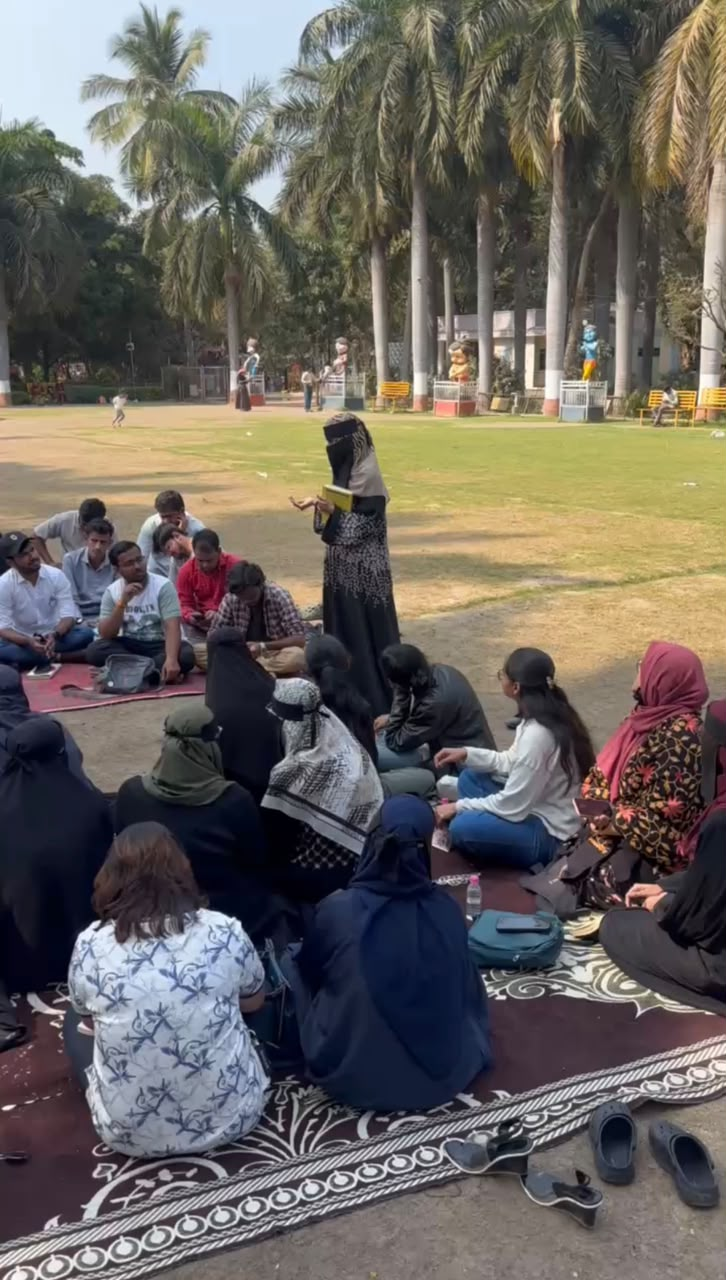
#> input picture img/original/WhatsApp Image 2026-11-05 at 6.45.08 PM (4).jpeg, 726 x 1280 px; its folder holds only this picture in this run
$ python enhance_images.py
#> lines starting #> are read from the running program, lines starting #| are printed output that depends on the picture
"""
Professional Image Enhancement & Preparation for Readers of Aurangabad.
Genuine image processing: exposure correction, color grading, sharpening,
smart cropping, and multi-format output.

This creates properly sized images for each website placement.
"""
from PIL import Image, ImageFilter, ImageEnhance, ImageStat
import os
import sys

BASE = os.path.dirname(os.path.dirname(os.path.abspath(__file__)))
ORIG_DIR = os.path.join(BASE, 'img', 'original')
OUT_DIR = os.path.join(BASE, 'public', 'images', 'edited')

# Also mirror to img/edited for reference
IMG_EDIT_DIR = os.path.join(BASE, 'img', 'edited')

def ensure_dir(path):
    os.makedirs(path, exist_ok=True)

def analyze_image(img):
    """Analyze image for brightness, contrast, and color cast."""
    stat = ImageStat.Stat(img)
    means = stat.mean[:3]
    avg_brightness = sum(means) / 3
    # Detect color cast
    r, g, b = means
    avg = avg_brightness
    r_cast = (r - avg) / max(avg, 1)
    g_cast = (g - avg) / max(avg, 1)
    b_cast = (b - avg) / max(avg, 1)
    return {
        'brightness': avg_brightness,
        'r_mean': r, 'g_mean': g, 'b_mean': b,
        'r_cast': r_cast, 'g_cast': g_cast, 'b_cast': b_cast,
        'stddev': stat.stddev[:3]
    }

def enhance_image(img):
    """Apply professional-grade enhancement."""
    analysis = analyze_image(img)
    result = img.copy()

    # 1. Exposure correction: target brightness ~115-130
    brightness = analysis['brightness']
    if brightness < 90:
        factor = min(1.4, 120 / max(brightness, 30))
        result = ImageEnhance.Brightness(result).enhance(factor)
    elif brightness > 170:
        factor = max(0.75, 130 / max(brightness, 50))
        result = ImageEnhance.Brightness(result).enhance(factor)

    # 2. Contrast enhancement
    std_avg = sum(analysis['stddev']) / 3
    if std_avg < 45:
        result = ImageEnhance.Contrast(result).enhance(1.15)
    elif std_avg > 80:
        result = ImageEnhance.Contrast(result).enhance(0.95)
    else:
        result = ImageEnhance.Contrast(result).enhance(1.05)

    # 3. Color correction: reduce blue/cold cast, warm up slightly
    if analysis['b_cast'] > 0.05:
        # Image has blue cast - warm it up
        result = ImageEnhance.Color(result).enhance(1.05)

    # 4. Warm editorial color grading
    # Slight warmth boost (increase saturation gently, shift toward warm)
    result = ImageEnhance.Color(result).enhance(1.08)

    # 5. Sharpening (subtle, not over-sharpened)
    result = result.filter(ImageFilter.UnsharpMask(radius=1.5, percent=80, threshold=3))

    return result

def smart_crop_top(img, target_w, target_h, focus='top-third'):
    """Smart crop that preserves the top portion (faces, heads)."""
    w, h = img.size
    target_ratio = target_w / target_h
    current_ratio = w / h

    if abs(current_ratio - target_ratio) < 0.02:
        return img.resize((target_w, target_h), Image.LANCZOS)

    if current_ratio > target_ratio:
        # Image is wider than needed - crop sides, keep center
        new_w = int(h * target_ratio)
        left = (w - new_w) // 2
        cropped = img.crop((left, 0, left + new_w, h))
    else:
        # Image is taller than needed - crop bottom, keep top (faces)
        new_h = int(w / target_ratio)
        if focus == 'top-third':
            top = 0  # Keep top
        elif focus == 'center':
            top = max(0, (h - new_h) // 2)
        else:
            top = 0
        cropped = img.crop((0, top, w, top + new_h))

    return cropped.resize((target_w, target_h), Image.LANCZOS)

def save_webp(img, path, quality=82):
    """Save as high-quality WebP."""
    img.save(path, 'WEBP', quality=quality, method=6)

# ── Map original files to their best use ──
# Based on visual inspection from audit: identify the best group/landscape photos
# WhatsApp originals: mix of portrait (0.57 ratio), landscape (1.33-1.84), square (1.0)

print("="*60)
print("  READERS OF AURANGABAD — IMAGE ENHANCEMENT PIPELINE")
print("="*60)

# Scan originals
originals = sorted([f for f in os.listdir(ORIG_DIR) if f.lower().endswith(('.jpg', '.jpeg', '.png', '.webp'))])
print(f"\n  Found {len(originals)} original images")

# Create output directories
subdirs = ['hero', 'community', 'gatherings', 'gallery', 'journal', 'cards', 'mobile']
for sd in subdirs:
    ensure_dir(os.path.join(OUT_DIR, sd))
    ensure_dir(os.path.join(IMG_EDIT_DIR, sd))

# ── Categorize originals by aspect ratio and content ──
landscapes = []  # ratio > 1.2
squares = []     # ratio ~1.0
portraits = []   # ratio < 0.8

for f in originals:
    fp = os.path.join(ORIG_DIR, f)
    try:
        img = Image.open(fp)
#> img is the input picture: PIL image 726x1280 RGB; mean R, G, B 104.9, 99.6, 94.3
        w, h = img.size
#> w = 726; h = 1280
        ratio = w / h
#> ratio = 0.567
        entry = {'file': f, 'path': fp, 'w': w, 'h': h, 'ratio': ratio}
        if ratio > 1.2:
            landscapes.append(entry)
        elif ratio < 0.8:
            portraits.append(entry)
        else:
            squares.append(entry)
    except:
        pass

print(f"  Landscapes: {len(landscapes)}, Squares: {len(squares)}, Portraits: {len(portraits)}")
#|   Landscapes: 0, Squares: 0, Portraits: 1

# Sort landscapes by resolution (highest first for hero)
landscapes.sort(key=lambda x: x['w'] * x['h'], reverse=True)
squares.sort(key=lambda x: x['w'] * x['h'], reverse=True)
portraits.sort(key=lambda x: x['w'] * x['h'], reverse=True)

processed_count = 0

# ── 1. HERO IMAGES ──
# Use the best landscape for hero (widest, highest-res)
print("\n▶ Processing HERO images...")
if landscapes:
    # Primary hero: widest landscape
    hero_src = landscapes[0]
    img = Image.open(hero_src['path']).convert('RGB')
    img = enhance_image(img)

    # Desktop hero: 1920x800
    hero_desktop = smart_crop_top(img, 1920, 800, 'top-third')
    save_webp(hero_desktop, os.path.join(OUT_DIR, 'hero', 'hero-main-desktop.webp'), quality=85)
    save_webp(hero_desktop, os.path.join(IMG_EDIT_DIR, 'hero', 'hero-main-desktop.webp'), quality=85)
    print(f"  ✓ hero-main-desktop.webp (1920x800) from {hero_src['file']}")
    processed_count += 1

    # Tablet hero: 1024x600
    hero_tablet = smart_crop_top(img, 1024, 600, 'top-third')
    save_webp(hero_tablet, os.path.join(OUT_DIR, 'hero', 'hero-main-tablet.webp'), quality=82)
    save_webp(hero_tablet, os.path.join(IMG_EDIT_DIR, 'hero', 'hero-main-tablet.webp'), quality=82)
    print(f"  ✓ hero-main-tablet.webp (1024x600)")
    processed_count += 1

    # Mobile hero: 640x480
    hero_mobile = smart_crop_top(img, 640, 480, 'top-third')
    save_webp(hero_mobile, os.path.join(OUT_DIR, 'hero', 'hero-main-mobile.webp'), quality=80)
    save_webp(hero_mobile, os.path.join(IMG_EDIT_DIR, 'hero', 'hero-main-mobile.webp'), quality=80)
    print(f"  ✓ hero-main-mobile.webp (640x480)")
    processed_count += 1

# Secondary hero from second landscape or best portrait
if len(landscapes) > 1:
    hero2_src = landscapes[1]
    img = Image.open(hero2_src['path']).convert('RGB')
    img = enhance_image(img)
    hero2 = smart_crop_top(img, 1200, 700, 'top-third')
    save_webp(hero2, os.path.join(OUT_DIR, 'hero', 'hero-secondary.webp'), quality=82)
    save_webp(hero2, os.path.join(IMG_EDIT_DIR, 'hero', 'hero-secondary.webp'), quality=82)
    print(f"  ✓ hero-secondary.webp (1200x700) from {hero2_src['file']}")
    processed_count += 1

# Hero portrait card (for the right column of homepage hero)
if portraits:
    # Use highest-res portrait
    portrait_src = portraits[0]
    img = Image.open(portrait_src['path']).convert('RGB')
    img = enhance_image(img)
#> in analyze_image, `means = stat.mean[:3]`: means = [104.9, 99.63, 94.33]
#> in analyze_image, `avg_brightness = sum(means) / 3`: avg_brightness = 99.62
#> in analyze_image, `r, g, b = means`: r = 104.9; g = 99.63; b = 94.33
#> in analyze_image, `avg = avg_brightness`: avg = 99.62
#> in analyze_image, `r_cast = (r - avg) / max(avg, 1)`: r_cast = 0.053
#> in analyze_image, `g_cast = (g - avg) / max(avg, 1)`: g_cast = 0.000152
#> in analyze_image, `b_cast = (b - avg) / max(avg, 1)`: b_cast = -0.0531
#> in enhance_image, `analysis = analyze_image(img)`: analysis = {'brightness': 99.62, 'r_mean': 104.9, 'g_mean': 99.63, 'b_mean': 94.33, 'r_cast': 0.053, 'g_cast': 0.000152, 'b_cast': -0.0531, 'stddev': [64.54, 61.18, 53.61]}
#> in enhance_image, `brightness = analysis['brightness']`: brightness = 99.62
#> in enhance_image, `std_avg = sum(analysis['stddev']) / 3`: std_avg = 59.77

    # Portrait card: 500x650
    portrait_card = smart_crop_top(img, 500, 650, 'top-third')
#> in smart_crop_top, `cropped = img.crop((0, top, w, top + new_h))`:
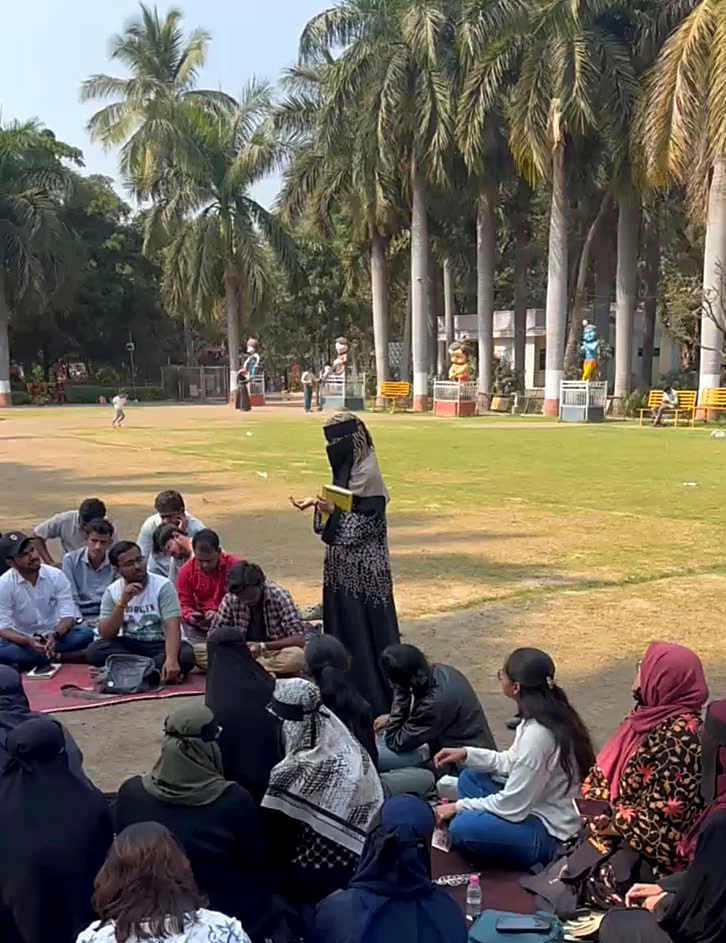
#> cropped: PIL image 726x943 RGB; mean R, G, B 108.8, 101.6, 89.3
    save_webp(portrait_card, os.path.join(OUT_DIR, 'hero', 'hero-portrait-card.webp'), quality=82)
    save_webp(portrait_card, os.path.join(IMG_EDIT_DIR, 'hero', 'hero-portrait-card.webp'), quality=82)
    print(f"  ✓ hero-portrait-card.webp (500x650) from {portrait_src['file']}")
#|   ✓ hero-portrait-card.webp (500x650) from WhatsApp Image 2026-11-05 at 6.45.08 PM (4).jpeg
    processed_count += 1

    # Mobile portrait: 400x500
    portrait_mobile = smart_crop_top(img, 400, 500, 'top-third')
#> call 2 of smart_crop_top, with target_w = 400, target_h = 500, focus = 'top-third'
#> in smart_crop_top (call 2), `cropped = img.crop((0, top, w, top + new_h))`:
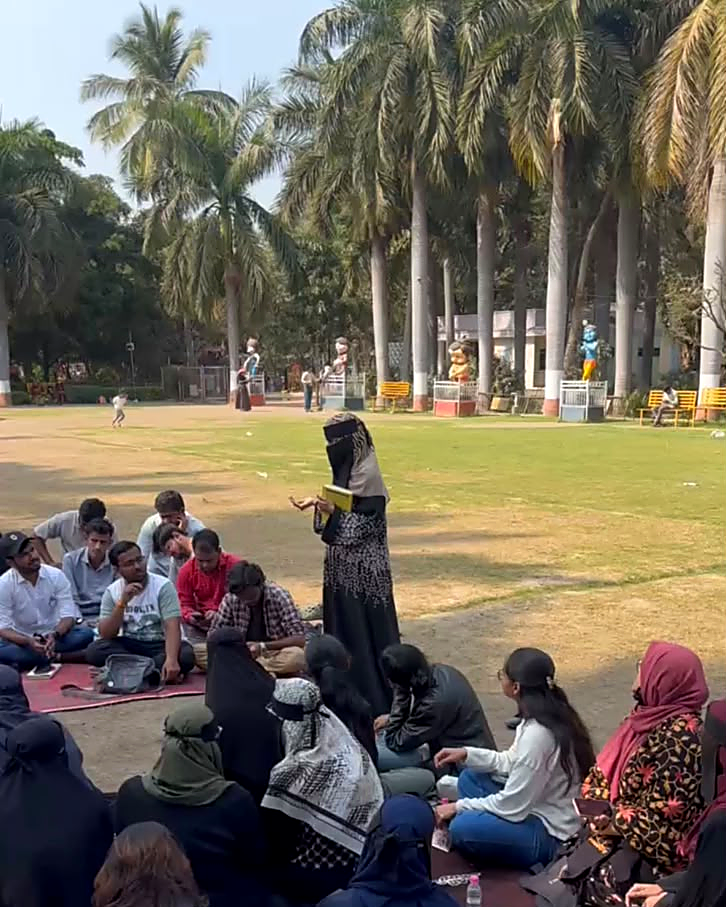
#> cropped: PIL image 726x907 RGB; mean R, G, B 111, 103.3, 89.9
    save_webp(portrait_mobile, os.path.join(OUT_DIR, 'hero', 'hero-portrait-mobile.webp'), quality=80)
    save_webp(portrait_mobile, os.path.join(IMG_EDIT_DIR, 'hero', 'hero-portrait-mobile.webp'), quality=80)
    print(f"  ✓ hero-portrait-mobile.webp (400x500)")
    processed_count += 1

# ── 2. GATHERING/MEETUP CARDS ──
print("\n▶ Processing GATHERINGS cards...")
# Use a mix of landscape + square for meetup banners
gathering_sources = (landscapes[1:4] if len(landscapes) > 1 else []) + squares[:3]
for i, src in enumerate(gathering_sources[:6]):
    img = Image.open(src['path']).convert('RGB')
    img = enhance_image(img)

    # Meetup card: 800x480 (5:3 ratio, good for cards)
    card = smart_crop_top(img, 800, 480, 'top-third')
    fname = f'meetup-card-{i+1}.webp'
    save_webp(card, os.path.join(OUT_DIR, 'gatherings', fname), quality=80)
    save_webp(card, os.path.join(IMG_EDIT_DIR, 'gatherings', fname), quality=80)
    print(f"  ✓ {fname} (800x480) from {src['file'][:50]}")
    processed_count += 1

# ── 3. COMMUNITY IMAGES ──
print("\n▶ Processing COMMUNITY images...")
# Founder portrait (use a good portrait photo)
if len(portraits) > 1:
    founder_src = portraits[1]  # Second portrait (first used for hero)
    img = Image.open(founder_src['path']).convert('RGB')
    img = enhance_image(img)

    # Square avatar: 400x400
    avatar = smart_crop_top(img, 400, 400, 'top-third')
    save_webp(avatar, os.path.join(OUT_DIR, 'community', 'founder-portrait.webp'), quality=82)
    save_webp(avatar, os.path.join(IMG_EDIT_DIR, 'community', 'founder-portrait.webp'), quality=82)
    print(f"  ✓ founder-portrait.webp (400x400)")
    processed_count += 1

    # Wider portrait for story page: 600x750
    wider = smart_crop_top(img, 600, 750, 'top-third')
    save_webp(wider, os.path.join(OUT_DIR, 'community', 'founder-wide.webp'), quality=82)
    save_webp(wider, os.path.join(IMG_EDIT_DIR, 'community', 'founder-wide.webp'), quality=82)
    print(f"  ✓ founder-wide.webp (600x750)")
    processed_count += 1

# Reader avatars from different portraits
avatar_idx = 2
for name in ['reader-1', 'reader-2', 'reader-3']:
    if avatar_idx < len(portraits):
        src = portraits[avatar_idx]
        img = Image.open(src['path']).convert('RGB')
        img = enhance_image(img)
        avatar = smart_crop_top(img, 300, 300, 'top-third')
        save_webp(avatar, os.path.join(OUT_DIR, 'community', f'{name}-avatar.webp'), quality=78)
        save_webp(avatar, os.path.join(IMG_EDIT_DIR, 'community', f'{name}-avatar.webp'), quality=78)
        print(f"  ✓ {name}-avatar.webp (300x300)")
        processed_count += 1
        avatar_idx += 1

# Community banner: use a high-res square
if squares:
    img = Image.open(squares[0]['path']).convert('RGB')
    img = enhance_image(img)
    banner = smart_crop_top(img, 1200, 500, 'center')
    save_webp(banner, os.path.join(OUT_DIR, 'community', 'community-banner.webp'), quality=82)
    save_webp(banner, os.path.join(IMG_EDIT_DIR, 'community', 'community-banner.webp'), quality=82)
    print(f"  ✓ community-banner.webp (1200x500)")
    processed_count += 1

# ── 4. GALLERY IMAGES ──
print("\n▶ Processing GALLERY images...")
# Create properly sized gallery items from all sources
all_sources = landscapes + squares + portraits
gallery_sources = all_sources[:18]  # Up to 18 gallery items

for i, src in enumerate(gallery_sources):
    img = Image.open(src['path']).convert('RGB')
    img = enhance_image(img)

    # Gallery desktop: 900x675 (4:3)
    gal = smart_crop_top(img, 900, 675, 'top-third')
#> call 3 of smart_crop_top, with target_w = 900, target_h = 675, focus = 'top-third'
#> in smart_crop_top (call 3), `cropped = img.crop((0, top, w, top + new_h))`:
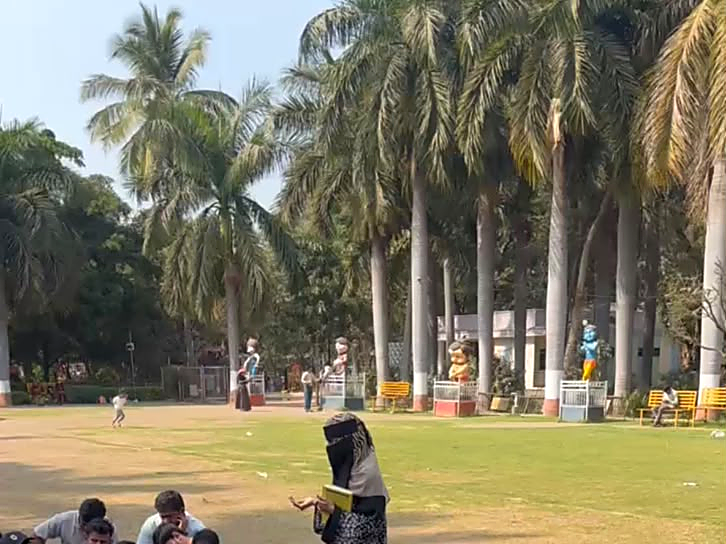
#> cropped: PIL image 726x544 RGB; mean R, G, B 128.2, 122.7, 99.8
    fname = f'gallery-{i+1:02d}.webp'
#> fname = 'gallery-01.webp'
    save_webp(gal, os.path.join(OUT_DIR, 'gallery', fname), quality=80)
    save_webp(gal, os.path.join(IMG_EDIT_DIR, 'gallery', fname), quality=80)

    # Gallery thumbnail: 400x300
    thumb = smart_crop_top(img, 400, 300, 'top-third')
#> call 4 of smart_crop_top, with target_w = 400, target_h = 300, focus = 'top-third'
#> in smart_crop_top (call 4), `return cropped.resize((target_w, target_h), Image.LANCZOS)`:
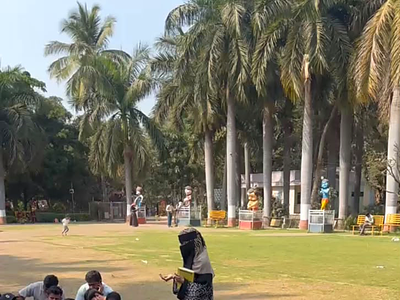
#> returned value: PIL image 400x300 RGB; mean R, G, B 128.1, 122.7, 99.8
    tname = f'gallery-{i+1:02d}-thumb.webp'
#> tname = 'gallery-01-thumb.webp'
    save_webp(thumb, os.path.join(OUT_DIR, 'gallery', tname), quality=75)
    save_webp(thumb, os.path.join(IMG_EDIT_DIR, 'gallery', tname), quality=75)

    # Gallery mobile: 600x450
    mob = smart_crop_top(img, 600, 450, 'top-third')
    mname = f'gallery-{i+1:02d}-mobile.webp'
#> mname = 'gallery-01-mobile.webp'
    save_webp(mob, os.path.join(OUT_DIR, 'gallery', mname), quality=78)
    save_webp(mob, os.path.join(IMG_EDIT_DIR, 'gallery', mname), quality=78)

    print(f"  ✓ {fname} + thumb + mobile from {src['file'][:45]}")
#|   ✓ gallery-01.webp + thumb + mobile from WhatsApp Image 2026-11-05 at 6.45.08 PM (4).j
    processed_count += 3

# ── 5. JOURNAL COVERS ──
print("\n▶ Processing JOURNAL covers...")
# Use squares for journal covers (editorial look)
journal_sources = squares[3:7] if len(squares) > 3 else squares[:4]
for i, src in enumerate(journal_sources):
    img = Image.open(src['path']).convert('RGB')
    img = enhance_image(img)

    # Journal cover: 800x600 (4:3 landscape editorial)
    cover = smart_crop_top(img, 800, 600, 'center')
    fname = f'journal-cover-{i+1}.webp'
    save_webp(cover, os.path.join(OUT_DIR, 'journal', fname), quality=80)
    save_webp(cover, os.path.join(IMG_EDIT_DIR, 'journal', fname), quality=80)
    print(f"  ✓ {fname} (800x600)")
    processed_count += 1

# ── 6. CARD IMAGES (for various card uses across site) ──
print("\n▶ Processing CARD images...")
card_sources = squares[1:5] + landscapes[:2]
for i, src in enumerate(card_sources):
    img = Image.open(src['path']).convert('RGB')
    img = enhance_image(img)

    # Card: 600x400
    card = smart_crop_top(img, 600, 400, 'top-third')
    fname = f'card-{i+1}.webp'
    save_webp(card, os.path.join(OUT_DIR, 'cards', fname), quality=78)
    save_webp(card, os.path.join(IMG_EDIT_DIR, 'cards', fname), quality=78)
    print(f"  ✓ {fname} (600x400)")
    processed_count += 1

# ── 7. MOBILE-SPECIFIC CROPS ──
print("\n▶ Processing MOBILE images...")
mobile_sources = portraits[:6] + squares[:2]
for i, src in enumerate(mobile_sources[:8]):
    img = Image.open(src['path']).convert('RGB')
    img = enhance_image(img)

    # Mobile banner: 640x360
    mob = smart_crop_top(img, 640, 360, 'top-third')
#> in smart_crop_top (call 6), `cropped = img.crop((0, top, w, top + new_h))`:
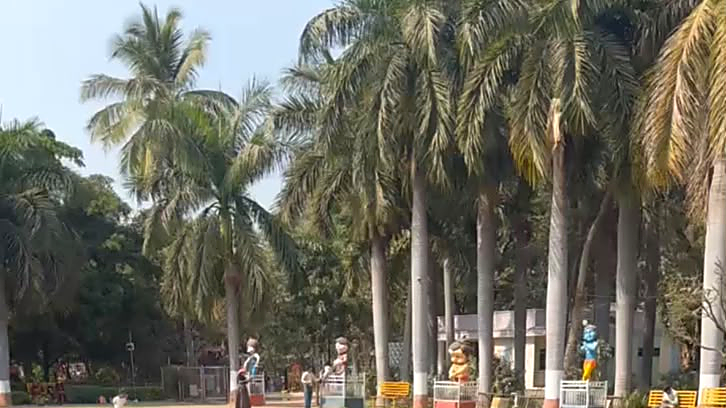
#> cropped: PIL image 726x408 RGB; mean R, G, B 110.5, 109.4, 98
    fname = f'mobile-{i+1}.webp'
#> fname = 'mobile-1.webp'
    save_webp(mob, os.path.join(OUT_DIR, 'mobile', fname), quality=78)
    save_webp(mob, os.path.join(IMG_EDIT_DIR, 'mobile', fname), quality=78)
    print(f"  ✓ {fname} (640x360)")
#|   ✓ mobile-1.webp (640x360)
    processed_count += 1

print(f"\n{'='*60}")
print(f"  COMPLETE: {processed_count} images processed and saved")
print(f"  Output: {OUT_DIR}")
print(f"  Mirror: {IMG_EDIT_DIR}")
print(f"{'='*60}")
